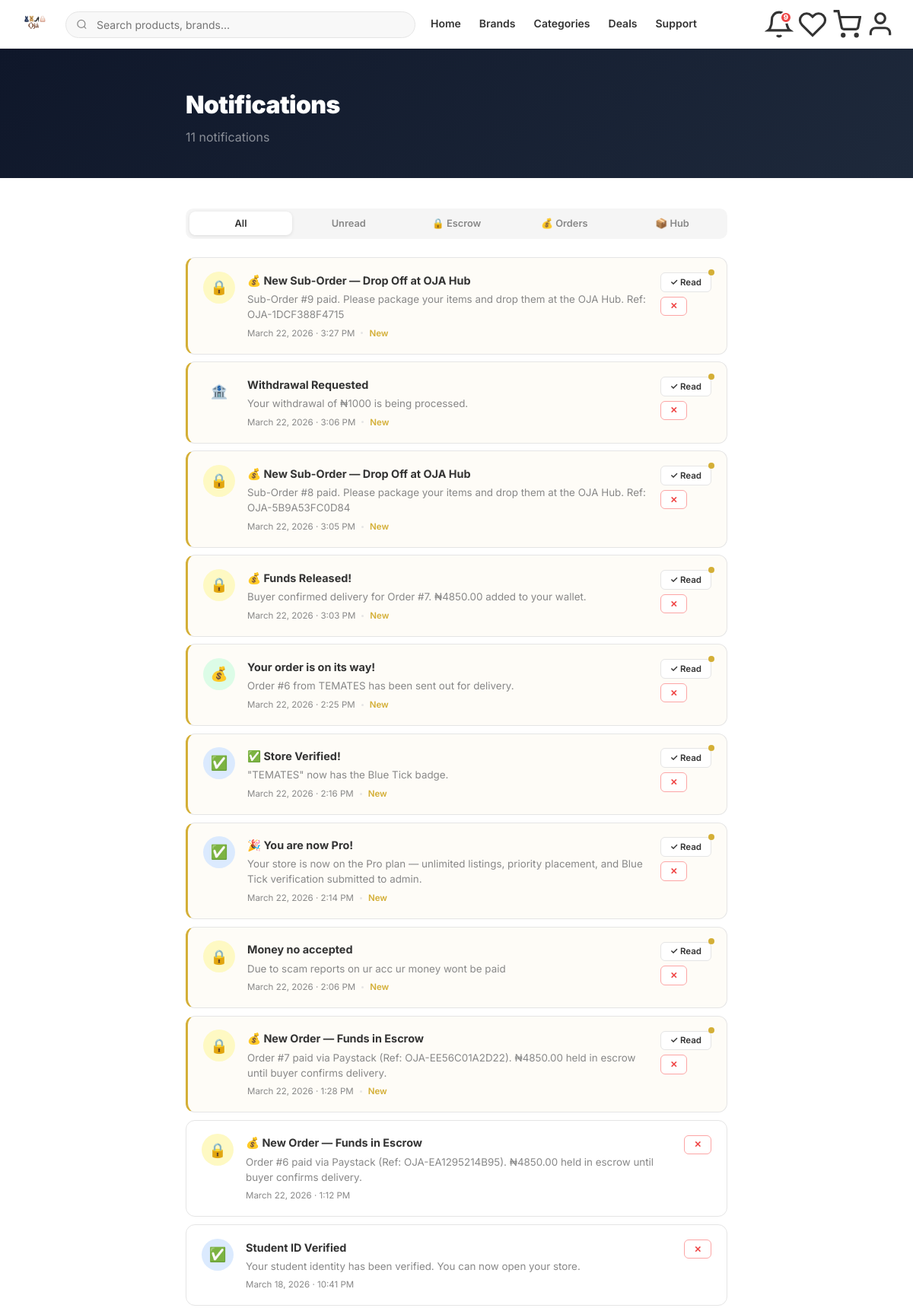
/notifications/ (signed in, upper part), run on an earlier commit of the app's database.
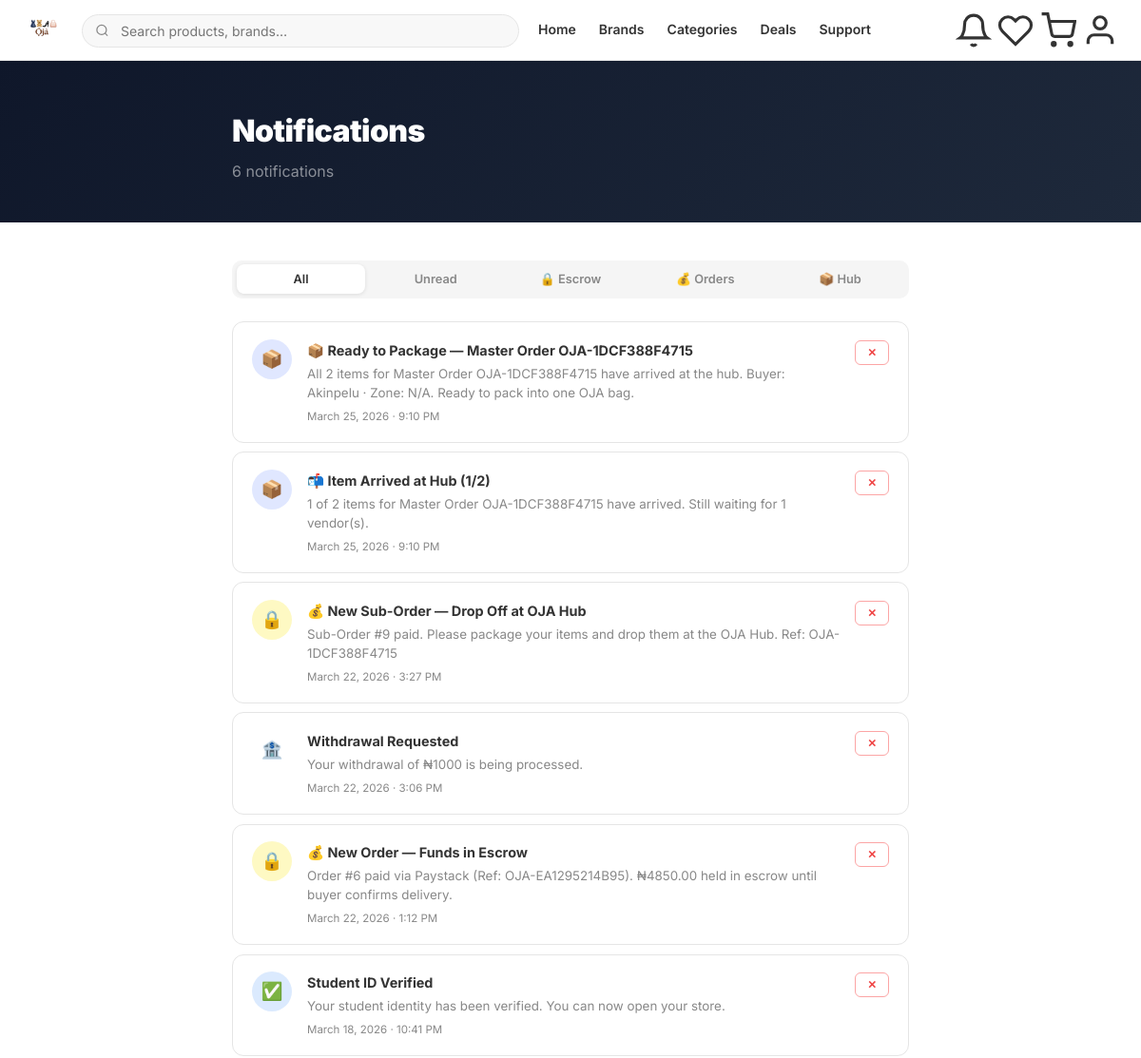
And on a later commit of the database.
### marketplace/models.py (models this page shows, shortened)
class Notification(models.Model):
    TYPE_CHOICES = [
        ('admin', 'Admin'), ('product', 'Product'), ('sale', 'Sale'),
        ('offer', 'Offer'), ('system', 'System'), ('fraud', 'Fraud'),
        ('verification', 'Verification'), ('escrow', 'Escrow'), ('withdrawal', 'Withdrawal'),
    ]
    PRIORITY_CHOICES = [('high', 'High'), ('medium', 'Medium'), ('low', 'Low')]
    recipient = models.ForeignKey(User, on_delete=models.CASCADE, related_name='notifications',
        null=True, blank=True)
    notification_type = models.CharField(max_length=20, choices=TYPE_CHOICES)
    title = models.CharField(max_length=200)
    message = models.TextField()
    priority = models.CharField(max_length=10, choices=PRIORITY_CHOICES, default='medium')
    is_read = models.BooleanField(default=False)
    created_at = models.DateTimeField(auto_now_add=True)
    class Meta:
        ordering = ['-created_at']

### marketplace/views.py (the view)
# urls.py: path('notifications/', views.notifications, name='notifications'),
@login_required
def notifications(request):
    notifs = Notification.objects.filter(
        Q(recipient=request.user) | Q(recipient=None, notification_type__in=['admin', 'system'])
    ).order_by('-created_at')
    return render(request, 'marketplace/notifications.html', {'notifications': notifs})

### marketplace/context_processors.py (called while the page is built)
def cart_context(request):
    if request.user.is_authenticated:
        cart_count = CartItem.objects.filter(user=request.user).values_list(
            'quantity', flat=True
        )
        return {'cart_count': sum(cart_count)}
    return {'cart_count': 0}

def notification_context(request):
    if request.user.is_authenticated:
        unread_count = Notification.objects.filter(
            recipient=request.user,  # only personal notifications, not broadcasts
            is_read=False
        ).count()
        return {'unread_notifications': unread_count}
    return {'unread_notifications': 0}

### marketplace/templates/marketplace/notifications.html (shortened to what this page needs)
{% extends 'marketplace/base.html' %}
{% block content %}
<div style="background:linear-gradient(135deg,#0f172a,#1e293b);padding:3rem 0 2.5rem">
  <div style="max-width:760px;margin:0 auto;padding:0 1.5rem">
    <h1 style="font-size:2rem;font-weight:900;color:#fff;letter-spacing:-.02em;margin-bottom:.3rem">Notifications</h1>
    <p style="color:rgba(255,255,255,.5)">
      {% with total=notifications|length unread=notifications|length %}{{ total }} notification{{ total|pluralize }}{% endwith %}
    </p>
  </div>
</div>
<div class="notif-page-wrap">
  <div class="notif-tabs">
    <button class="notif-tab active" onclick="filterNotifs('all',this)">All</button>
    <button class="notif-tab" onclick="filterNotifs('unread',this)">Unread</button>
    <button class="notif-tab" onclick="filterNotifs('escrow',this)">🔒 Escrow</button>
    <button class="notif-tab" onclick="filterNotifs('sale',this)">💰 Orders</button>
    <button class="notif-tab" onclick="filterNotifs('system',this)">📦 Hub</button>
  </div>
  {% if notifications %}
  <div id="notifList">
    {% for notif in notifications %}
    <div class="npi {% if not notif.is_read %}unread{% endif %}" data-type="{{ notif.notification_type }}">
      <div class="npi-icon {{ notif.notification_type|default:'default' }}">
        {% if notif.notification_type == 'escrow' %}🔒
        {% elif notif.notification_type == 'sale' %}💰
        {% elif notif.notification_type == 'verification' %}✅
        {% elif notif.notification_type == 'system' %}📦
        {% elif notif.notification_type == 'fraud' %}🚨
        {% elif notif.notification_type == 'offer' %}🎁
        {% elif notif.notification_type == 'withdrawal' %}🏦
        {% else %}🔔{% endif %}
      </div>
      <div class="npi-content">
        <div class="npi-title">{{ notif.title }}</div>
        <div class="npi-body">{{ notif.message }}</div>
        <div class="npi-meta">
          <span>{{ notif.created_at|date:"N j, Y · g:i A" }}</span>
          {% if not notif.is_read %}<span class="npi-dot"></span><span style="color:var(--gold);font-weight:600">New</span>{% endif %}
        </div>
      </div>
      <div class="npi-actions">
        {% if not notif.is_read %}
        <form method="post" action="{% url 'mark_notification_read' notif.id %}">{% csrf_token %}
          <button type="submit" class="npi-read-btn">✓ Read</button>
        </form>
        {% endif %}
        <form method="post" action="{% url 'delete_notification' notif.id %}">{% csrf_token %}
          <button type="submit" class="npi-del-btn">✕</button>
        </form>
      </div>
    </div>
    {% endfor %}
  </div>
  {% else %}
  <div class="notif-empty">
    <div class="icon">🔔</div>
    <h3>All caught up!</h3>
    <p style="color:var(--text-muted)">No notifications yet. Your order updates and alerts will appear here.</p>
  </div>
  {% endif %}
</div>
{% endblock %}

What changed in the data, as far as the page shows it:
removed Notification: title "💰 New Sub-Order — Drop Off at OJA Hub", message "Sub-Order #8 paid. Please package your items and drop them at the OJA Hub. Ref: OJA-5B9A53FC0D84", created_at "March 22, 2026 · 3:05 PM", is_read False (drawn)
removed Notification: title "💰 Funds Released!", message "Buyer confirmed delivery for Order #7. ₦4850.00 added to your wallet.", created_at "March 22, 2026 · 3:03 PM", is_read False (drawn)
removed Notification: title "Your order is on its way!", message "Order #6 from TEMATES has been sent out for delivery.", created_at "March 22, 2026 · 2:25 PM", is_read False (drawn), notification_type "sale" (drawn)
removed Notification: title "✅ Store Verified!", message "\"TEMATES\" now has the Blue Tick badge.", created_at "March 22, 2026 · 2:16 PM", is_read False (drawn), notification_type "verification" (drawn)
removed Notification: title "🎉 You are now Pro!", message "Your store is now on the Pro plan — unlimited listings, priority placement, and Blue Tick verification submitted to admin.", created_at "March 22, 2026 · 2:14 PM", is_read False (drawn), notification_type "verification" (drawn)
removed Notification: title "Money no accepted", message "Due to scam reports on ur acc ur money wont be paid", created_at "March 22, 2026 · 2:06 PM", is_read False (drawn)
removed Notification: title "💰 New Order — Funds in Escrow", message "Order #7 paid via Paystack (Ref: OJA-EE56C01A2D22). ₦4850.00 held in escrow until buyer confirms delivery.", created_at "March 22, 2026 · 1:28 PM", is_read False (drawn)
added Notification: title "📦 Ready to Package — Master Order OJA-1DCF388F4715", message "All 2 items for Master Order OJA-1DCF388F4715 have arrived at the hub. Buyer: Akinpelu · Zone: N/A. Ready to pack into one OJA bag.", created_at "March 25, 2026 · 9:10 PM", is_read True (drawn), notification_type "system" (drawn)
added Notification: title "📬 Item Arrived at Hub (1/2)", message "1 of 2 items for Master Order OJA-1DCF388F4715 have arrived. Still waiting for 1 vendor(s).", created_at "March 25, 2026 · 9:10 PM", is_read True (drawn), notification_type "system" (drawn)
changed Notification "💰 New Sub-Order — Drop Off at OJA Hub": no longer shows "New ✓ Read"
changed Notification "Withdrawal Requested": no longer shows "New ✓ Read"
Also different on the page:
{{ total }}: "11" → "6"
{{ unread_notifications }}: "9" → (not shown)
